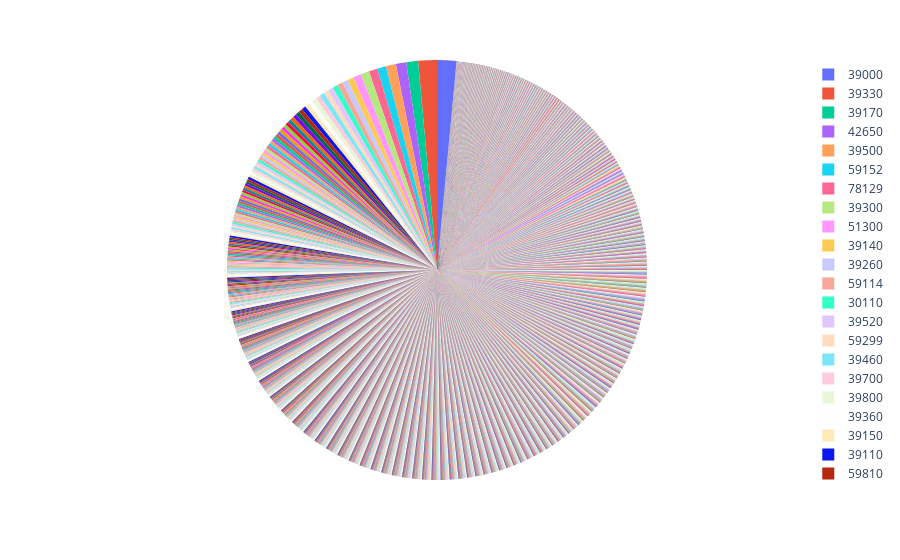

Notebook code cell kept with this figure:
### Code cell
#Le prix moyen par code postal
rep3= all[["Code postal", "Valeur fonciere"]].groupby("Code postal", as_index=False).agg("mean")
fig = px.pie(rep3, values='Valeur fonciere', names='Code postal')
fig.update_traces(textposition='inside')
fig.update_layout(uniformtext_minsize=12, uniformtext_mode='hide')
fig.show()

### Figure 1 — Plotly figure (JSON) as saved in the notebook; plotly's stock layout.template omitted (floating-point values rounded to 4 significant figures; data arrays with more than 128 entries replaced by an {"elided": "..."} marker saying what was removed)
{"data": [{"domain": {"x": [0, 1], "y": [0, 1]}, "hovertemplate": "Code postal=%{label}<br>Valeur fonciere=%{value}<extra></extra>", "labels": {"elided": "5874 int values"}, "legendgroup": "", "name": "", "showlegend": true, "textposition": "inside", "type": "pie", "values": {"elided": "5874 float values"}}], "layout": {"legend": {"tracegroupgap": 0}, "margin": {"t": 60}, "uniformtext": {"minsize": 12, "mode": "hide"}}}
